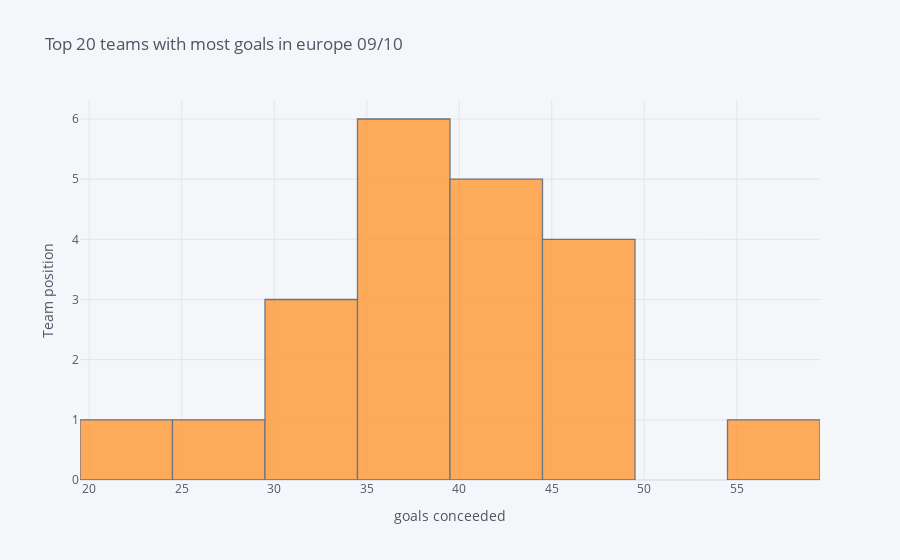

Source (notebook cell):
### Code cell
top_20_team_with_most_goals_09_10['A'].iplot(kind='hist', xTitle='goals conceeded',
                  yTitle='Team position', title='Top 20 teams with most goals in europe 09/10')

### Figure 1 — Plotly figure (JSON) as saved in the notebook; plotly's stock layout.template omitted (floating-point values rounded to 4 significant figures)
{"data": [{"histfunc": "count", "histnorm": "", "marker": {"color": "rgba(255, 153, 51, 1.0)", "line": {"color": "#4D5663", "width": 1.3}}, "name": "A", "opacity": 0.8, "orientation": "v", "type": "histogram", "x": [32, 35, 24, 28, 41, 34, 45, 40, 31, 40, 36, 41, 41, 49, 38, 58, 38, 35, 39, 49, 47]}], "layout": {"barmode": "overlay", "legend": {"bgcolor": "#F5F6F9", "font": {"color": "#4D5663"}}, "paper_bgcolor": "#F5F6F9", "plot_bgcolor": "#F5F6F9", "title": {"font": {"color": "#4D5663"}, "text": "Top 20 teams with most goals in europe 09/10"}, "xaxis": {"gridcolor": "#E1E5ED", "showgrid": true, "tickfont": {"color": "#4D5663"}, "title": {"font": {"color": "#4D5663"}, "text": "goals conceeded"}, "zerolinecolor": "#E1E5ED"}, "yaxis": {"gridcolor": "#E1E5ED", "showgrid": true, "tickfont": {"color": "#4D5663"}, "title": {"font": {"color": "#4D5663"}, "text": "Team position"}, "zerolinecolor": "#E1E5ED"}}}
